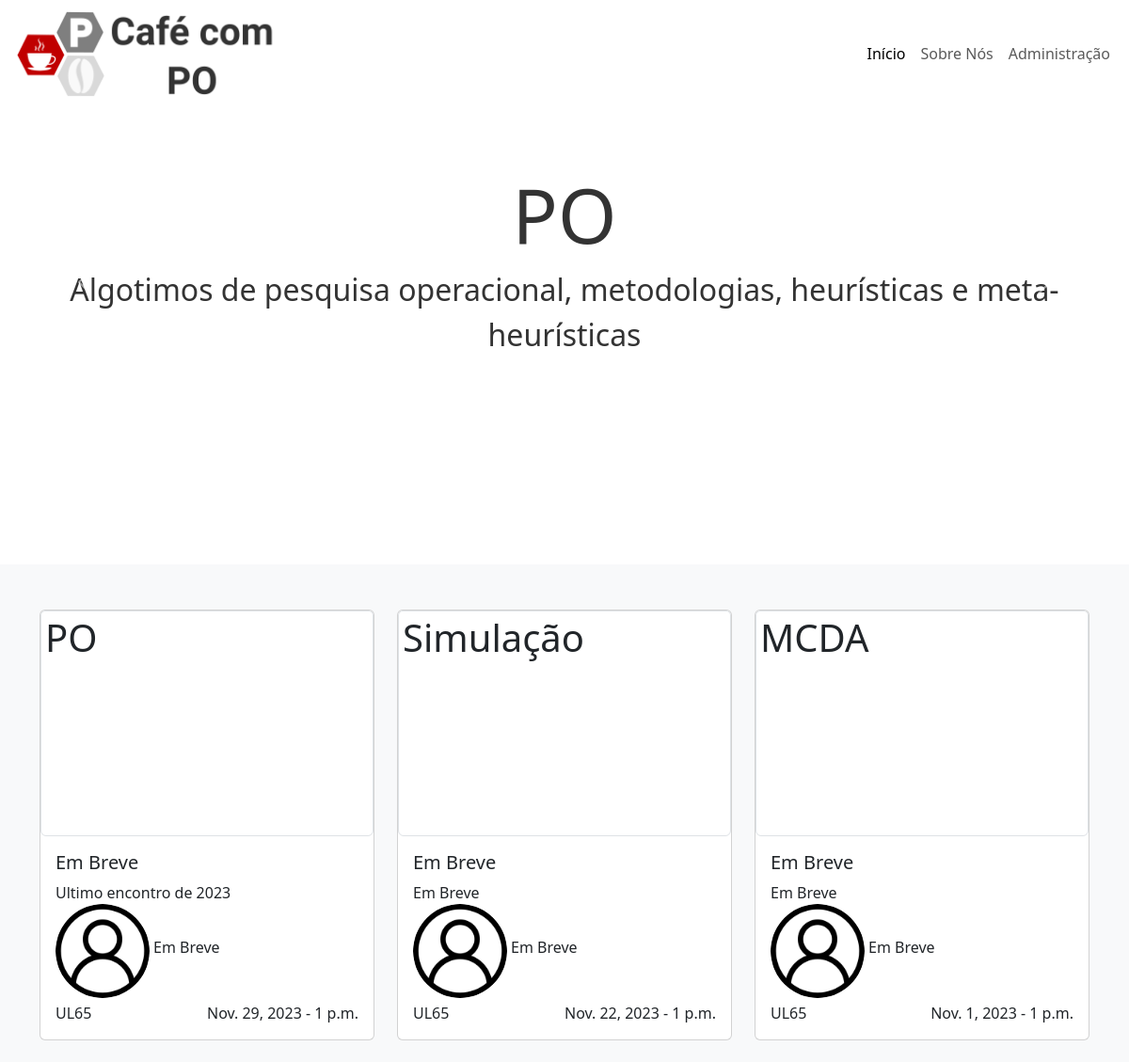
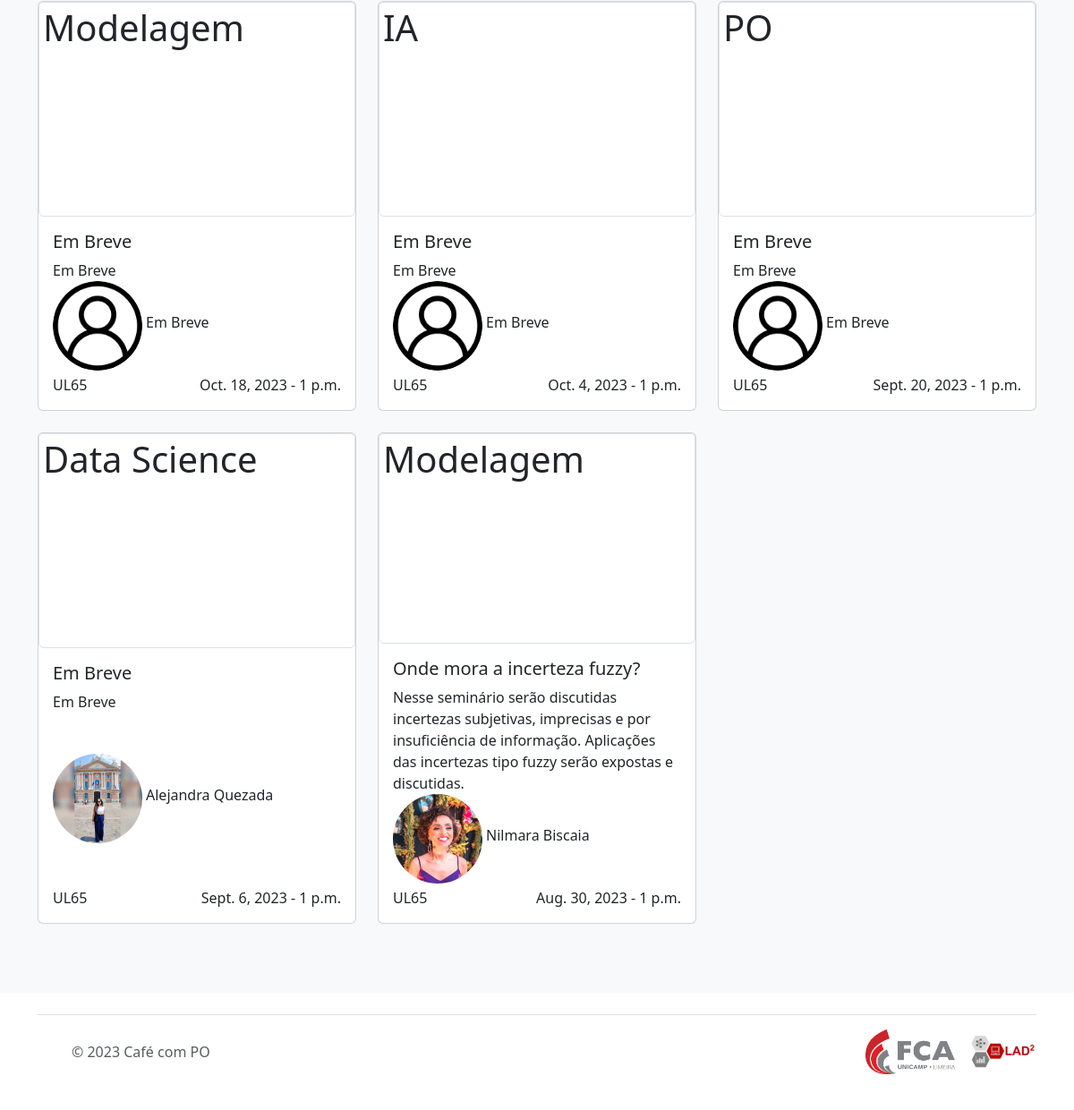
The page / on the database its author committed (2 pictures, top to bottom).
### events/models.py (models this page shows, shortened)
class Event(models.Model):
    CATEGORY = [
        ('PO', 'PO'),
        ('IA', 'IA'),
        ('MODE', 'Modelagem'),
        ('MCDA', 'MCDA'),
        ('DS', 'Data Science'),
        ('SIMU', 'Simulação')
    ]
    category = models.CharField(max_length=5, choices=CATEGORY)
    date = models.DateField()
    hour = models.TimeField()
    locale = models.CharField(max_length=100)
    title = models.CharField(default='Em Breve', max_length=100, blank=True)
    speaker_id = models.ForeignKey(Speaker, null=True, blank=True, on_delete=models.CASCADE)
    description = models.TextField(default='', max_length=500)

class Speaker(models.Model):
    name = models.CharField(default='Em Breve', max_length=100)
    photo = models.FileField(null=True)
    description = models.TextField(default='', max_length=500)

### events/views.py (the view)
# urls.py: path('', HomeEventView.as_view()),
class HomeEventView(View):
    template_name = 'home/index.html'
    def get(self, request: HttpRequest, *args, **kwargs):
        carousels: list[dict[str, str]] = [
            {'title': 'PO', 'description': 'Algotimos de pesquisa operacional, metodologias, heurísticas e meta-heurísticas'},
            {'title': 'IA', 'description': 'Algotimos de inteligência artificial para regressão e clusterização'},
            {'title': 'Data Science', 'description': 'Ciência da análise de quantidades massivas de dados, probabilidade e estatística'},
            {'title': 'Modelagem', 'description': 'Modelagem matemática, técnicas avançadas de otimização e métodos de resolução'},
            {'title': 'MCDA', 'description': 'Algotimos de apoio a decisão multicritério para ordenamento e classificação'},
            {'title': 'Simulação', 'description': 'Simulação de eventos discretos, modelos probabilísticos e teoria de filas'},
        ]
        future_events = Event.objects.filter(date__gte=timezone.now()).order_by('date')
        past_events = Event.objects.filter(date__lt=timezone.now()).order_by('-date')
        blog_posts = list(future_events) + list(past_events)
        return render(request, self.template_name, {"blog_posts": blog_posts, "carousels": carousels})

### templates/home/index.html (shortened to what this page needs)
{% extends 'shared/base.html' %}
{% load static %}
{% block content %}
<div id="carouselExampleIndicators" class="carousel slide" data-bs-ride="carousel">
  <div class="carousel-inner text-center">
    {% for carousel_item in carousels %}
    <div class="carousel-item {% if forloop.first %}active{% endif %}">
      <div class="d-block w-100 carousel__image">
        <div class="carousel-caption">
          <h2 class="carousel-caption__title">{{ carousel_item.title }}</h2>
          <p class="carousel-caption__description">{{ carousel_item.description }}</p>
        </div>
      </div>
    </div>
    {% endfor %}
  </div>
  <button class="carousel-control-prev" type="button" data-bs-target="#carouselExampleIndicators" data-bs-slide="prev">
    <span class="carousel-control-prev-icon" aria-hidden="true"></span>
  </button>
  <button class="carousel-control-next" type="button" data-bs-target="#carouselExampleIndicators" data-bs-slide="next">
    <span class="carousel-control-next-icon" aria-hidden="true"></span>
  </button>
</div>
<div class="album py-5 bg-light">
  <div class="container">
    <div class="row">
      {% for post in blog_posts %}
      <div class="col-md-4">
        <div class="card mb-4 box-shadow" style="height: 95%;">
            <div class="card-img-top img-thumbnail home__image__card home__image__mcda" alt="">
              <h1>{{post.get_category_display}}</h1>
            </div>
          <div class="card-body d-flex flex-column justify-content-between">
            <div>
              <h5 class="card-title">{{ post.title }}</h5>
              <p class="card-text">{{ post.description }}</p>
            </div>
            <div class="text-center">
              <div class="d-flex flex-row align-items-center w-100 pb-1">
                <img class="rounded-circle" alt="avatar1" src="{{ post.speaker_id.photo.url }}" width="100" />
                <p class="ps-1 card-title">{{ post.speaker_id.name }}</p>
              </div>
            </div>
            <div class="d-flex justify-content-between align-items-center">
              <span class="text-lg">{{post.locale}}</span>
              <span class="text-lg">{{ post.date }} - {{ post.hour }}</span>
            </div>
          </div>
        </div>
      </div>
      {% endfor %}
    </div>
  </div>
</div>
{% endblock %}

### static/css/home.css (style rules this page uses)
.home__image__card { height: 30vh; background-size: cover; background-position: center; background-repeat: no-repeat; }
.home__image__mcda { background-image: url('/static/images/carouselDS.png'); }

### static/css/menu.css (style rules this page uses)
.carousel__image { position: relative; height: 75vh; }
.carousel__image::before { content: ""; background-image: url('/static/images/carouselDS.png'); background-repeat: no-repeat; background-size: cover; background-position: center center; position: absolute; top: 0; left: 0; right: 0; bottom: 0; opacity: 0.5; z-index: -1; }
.carousel-caption { position: absolute; top: 50%; left: 0; right: 0; transform: translateY(-50%); color: #333333; text-align: center; }
.carousel-caption__title { color: #333333; font-size: 5rem; }
.carousel-caption__description { color: #333333; font-size: 2rem; }

### rows shown on the page
Event: category "PO", title "Em Breve", description "Ultimo encontro de 2023", speaker_id.photo (picture), speaker_id.name "Em Breve", locale "UL65", date "Nov. 29, 2023", hour "1 p.m."
Event: category "Simulação", title "Em Breve", description "Em Breve", speaker_id.photo (picture), speaker_id.name "Em Breve", locale "UL65", date "Nov. 22, 2023", hour "1 p.m."
Event: category "MCDA", title "Em Breve", description "Em Breve", speaker_id.photo (picture), speaker_id.name "Em Breve", locale "UL65", date "Nov. 1, 2023", hour "1 p.m."
Event: category "Modelagem", title "Em Breve", description "Em Breve", speaker_id.photo (picture), speaker_id.name "Em Breve", locale "UL65", date "Oct. 18, 2023", hour "1 p.m."
Event: category "IA", title "Em Breve", description "Em Breve", speaker_id.photo (picture), speaker_id.name "Em Breve", locale "UL65", date "Oct. 4, 2023", hour "1 p.m."
Event: category "PO", title "Em Breve", description "Em Breve", speaker_id.photo (picture), speaker_id.name "Em Breve", locale "UL65", date "Sept. 20, 2023", hour "1 p.m."
Event: category "Data Science", title "Em Breve", description "Em Breve", speaker_id.photo (picture), speaker_id.name "Alejandra Quezada", locale "UL65", date "Sept. 6, 2023", hour "1 p.m."
Event: category "Modelagem", title "Onde mora a incerteza fuzzy?", description "Nesse seminário serão discutidas incertezas subjetivas, imprecisas e por insuficiência de informação. Aplicações das incertezas tipo fuzzy serão expostas e discutidas.", speaker_id.photo (picture), speaker_id.name "Nilmara Biscaia", locale "UL65", date "Aug. 30, 2023", hour "1 p.m."

### other values the page prints
{{ carousel_item.title }} "PO"
{{ carousel_item.description }} "Algotimos de pesquisa operacional, metodologias, heurísticas e meta-heurísticas"
